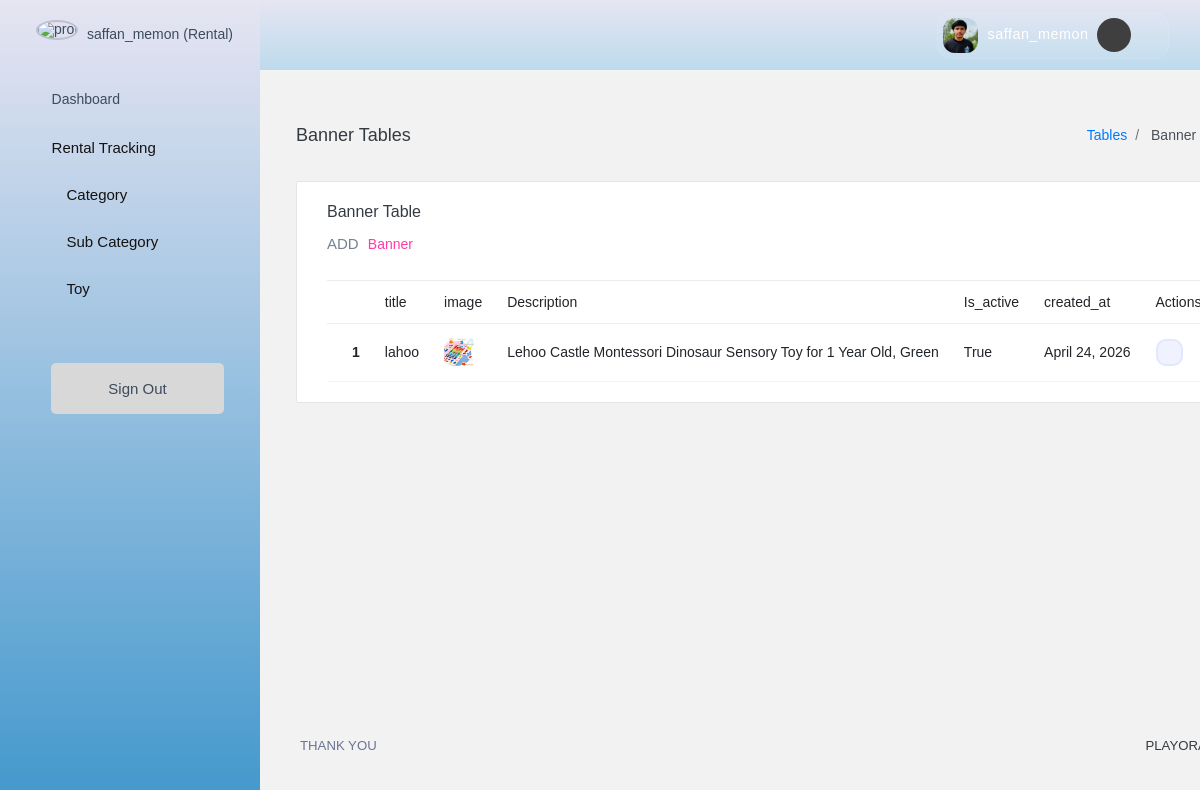
/adminapp/list_banner/ (signed in), run on the app's committed database.
### app_modules/userapp/models.py (models this page shows, shortened)
class CustomUser(AbstractUser):
    class Role(models.TextChoices):
        ADMIN = 'ADMIN', 'Admin'
        RENTAL = 'RENTAL', 'Rental'
        USER = 'USER', 'User'
    GENDER_CHOICES = [
        ('Male', 'Male'),
        ('Female', 'Female'),
        ('Other', 'Other'),
    ]
    email = models.EmailField(blank=True, null=True)
    phone = models.CharField(max_length=15, blank=True, null=True)
    address = models.TextField(blank=True, null=True)
    profile_image = models.ImageField(upload_to='profile_images/', blank=True, null=True)
    date_of_birth = models.DateField(blank=True, null=True)
    gender = models.CharField(max_length=10, choices=GENDER_CHOICES, blank=True, null=True)
    city = models.CharField(max_length=100, blank=True, null=True)
    state = models.CharField(max_length=100, blank=True, null=True)
    pincode = models.CharField(max_length=10, blank=True, null=True)
    emergency_contact = models.CharField(max_length=15, blank=True, null=True)
    alternate_phone = models.CharField(max_length=15, blank=True, null=True)
    role = models.CharField(max_length=10,choices=Role.choices,default=Role.USER)
    is_approved = models.BooleanField(default=True)
    created_at = models.DateTimeField(auto_now_add=True)
    updated_at = models.DateTimeField(auto_now=True)
    def __str__(self):
        return f"{self.username} ({self.get_role_display()})"

### app_modules/adminapp/models.py (models this page shows)
class banner(models.Model):
    title = models.CharField(max_length=100)
    image = models.FileField(upload_to='banner_image')
    description = models.TextField()
    is_active = models.BooleanField()
    created_at =models.DateField(null=True , blank=True)

### app_modules/adminapp/views.py (the view)
# urls.py: path('list_banner/',views.list_banner,name="list_banner"),
def list_banner(request):
    bann = models.banner.objects.all()
    context = {'bann': bann}
    return render (request,'tmp_admin/list_banner.html',context)

### cart/context_processor.py (called while the page is built)
def cart_total_amount(request):
    cart = Cart(request)
    wishlist = Wishlist(request)
    total_bill = 0
    count = 0
    for key, value in cart.cart.items():
        total_bill += float(value['price']) * int(value['quantity'])
        count += int(value['quantity'])
    return {
        'cart_total_amount': total_bill,
        'cart_count': count,
        'wishlist_count': len(wishlist.wishlist)
    }

### templates/tmp_admin/list_banner.html (shortened to what this page needs)
{% extends 'tmp_admin/master.html' %}
{% load static %}
{% block content %}
<div class="container-fluid page-body-wrapper">
    <div class="main-panel">
        <div class="content-wrapper">
            <div class="page-header">
                <h3 class="page-title">Banner Tables</h3>
                <nav aria-label="breadcrumb">
                    <ol class="breadcrumb">
                        <li class="breadcrumb-item"><a href="#">Tables</a></li>
                        <li class="breadcrumb-item active" aria-current="page"> Banner tables </li>
                    </ol>
                </nav>
            </div>
            <div class="row">
                <div class="col-lg-12 grid-margin stretch-card">
                    <div class="card">
                        <div class="card-body">
                            <h4 class="card-title">Banner Table</h4>
                            <p class="card-description"> ADD <code>Banner</code>
                            </p>
                            <div class="table-responsive">
                                <table class="table">
                                    <thead>
                                        <tr>
                                            <th></th>
                                            <th>title</th>
                                            <th>image</th>
                                            <th>Description</th>
                                            <th>Is_active</th>
                                            <th>created_at</th>
                                            <th>Actions</th>
                                        </tr>
                                    </thead>
                                    <tbody>
                                        {% for i in bann %}
                                        <tr>
                                            <th>{{forloop.counter}}</th>
                                            <td>{{i.title}}</td>
                                            <td><img src="{{i.image.url}}" height="20px" width="200px"></td>
                                            <td>{{i.description}}</td>
                                            <td>{{i.is_active}}</td>
                                            <td>{{i.created_at}}</td>
                                            <td>
                                                <div class="action-buttons">
                                                    <a href="{% url 'update_banner' i.id %}" class="btn-action-edit"
                                                        title="Edit">
                                                        <i class="fa fa-edit"></i>
                                                    </a>
                                                    <a href="{% url 'delete_banner' i.id %}" class="btn-action-delete"
                                                        title="Delete"
                                                        onclick="return confirm('Are you sure you want to delete this banner?');">
                                                    </a>
                                                </div>
                                            </td>
                                        </tr>
                                        {% endfor %}
                                    </tbody>
                                </table>
                            </div>
                        </div>
                    </div>
                </div>
            </div>
        </div>
    </div>
</div>
{% endblock %}

### templates/tmp_admin/master.html (shortened to what this page needs)
<!DOCTYPE html>
<html lang="en">
{%load static%}
<head>
  <link rel="stylesheet" href="{% static 'sta_admin/assets/vendors/mdi/css/materialdesignicons.min.css' %}" />
  <link rel="stylesheet" href="{% static 'sta_admin/assets/vendors/flag-icon-css/css/flag-icon.min.css' %}" />
  <link rel="stylesheet" href="{% static 'sta_admin/assets/vendors/css/vendor.bundle.base.css' %}" />
  <link rel="stylesheet" href="{% static 'sta_admin/assets/vendors/font-awesome/css/font-awesome.min.css' %}" />
  <link rel="stylesheet"
    href="{% static 'sta_admin/assets/vendors/bootstrap-datepicker/bootstrap-datepicker.min.css' %}" />
  <link rel="stylesheet" href="{% static 'sta_admin/assets/css/style.css' %}" />
</head>
<body>
  <div class="container-scroller">
    <nav class="sidebar sidebar-offcanvas">
      <ul class="nav">
        <li class="nav-item nav-profile">
          <a href="#" class="nav-link">
            <div class="nav-profile-image">
              <img src="{% static 'sta_admin/assets/images/image.png' %}" alt="profile" />
            </div>
            <div class="nav-profile-text d-flex flex-column pr-3">
              <span class="font-weight-medium mb-2">{{request.user}}</span>
            </div>
          </a>
        </li>
        <li class="nav-item">
          <a class="nav-link" href="{% url 'adminindex_view' %}">
            <i class="mdi mdi-home menu-icon"></i>
            <span class="menu-navbar-toggler">Dashboard</span>
          </a>
        </li>
        <li class="nav-item">
          <a class="nav-link" href="{% url 'rental_tracking_list_view' %}">
            <i class="mdi mdi-truck-delivery menu-icon"></i>
            <span class="menu-title">Rental Tracking</span>
          </a>
        </li>
        <div id="accordion">
          <button class="btn nav-item" data-toggle="collapse" data-target="#collapseOne" aria-expanded="false"
            aria-controls="collapseOne" style="padding-top: 10px; padding-bottom:10px">
            <i class="mdi mdi-folder-outline menu-icon"></i>
            <span class="menu-title">Category</span>
          </button>
        </div>
        <div id="accordion">
          <button class="btn nav-item" data-toggle="collapse" data-target="#collapseTwo" aria-expanded="false"
            aria-controls="collapseTwo" style="padding-top: 10px; padding-bottom:10px">
            <i class="mdi mdi-format-list-bulleted menu-icon"></i>
            <span class="menu-title">Sub Category</span>
          </button>
        </div>
        <div id="accordion">
          <button class="btn nav-item" data-toggle="collapse" data-target="#collapseThree" aria-expanded="false"
            aria-controls="collapseThree" style="padding-top: 10px; padding-bottom:10px">
            <i class="mdi mdi-puzzle menu-icon"></i>
            <span class="menu-title">Toy</span>
          </button>
        </div>
        <li class="nav-item sidebar-actions">
          <div class="nav-link">
            <div class="mt-4">
              <ul class="mt-4 pl-0">
                <li class="d-flex justify-content-center align-items-center bg-secondary"
                  style="text-align:center; margin-left:15px; border-radius:5px"><a class="nav-link"
                    href="{% url 'logout_view' %}">Sign Out</a></li>
              </ul>
            </div>
          </div>
        </li>
      </ul>
    </nav>
    <div class="container-fluid page-body-wrapper">
      <nav class="navbar col-lg-12 col-12 p-lg-0 fixed-top d-flex flex-row">
        <div class="navbar-menu-wrapper d-flex align-items-stretch justify-content-between"
          style="background: linear-gradient(to bottom, #e6e5f2, #4599cd5b);">
          <ul class="navbar-nav navbar-nav-right ml-lg-auto">
            <li class="nav-item nav-profile dropdown border-0">
              <a class="nav-link dropdown-toggle nav-user-capsule" id="profileDropdown" href="#" data-toggle="dropdown">
                {% if request.user.profile_image %}
                <img class="nav-profile-img" alt="" src="{{ request.user.profile_image.url }}" />
                {% else %}
                <img class="nav-profile-img" alt="" src="{% static 'sta_admin/assets/images/image.png' %}" />
                {% endif %}
                <span class="nav-user-name">{{request.user.username}}</span>
                <i class="mdi mdi-chevron-down dropdown-arrow"></i>
              </a>
            </li>
          </ul>
        </div>
      </nav>
      <div style="width: 100%;">
        {% block content %}
        {% endblock %}
        <footer class="footer">
          <div class="d-sm-flex justify-content-center justify-content-sm-between">
            <span class="text-muted d-block text-center text-sm-left d-sm-inline-block">THANK YOU </span>
            <span class="float-none float-sm-right d-block mt-1 mt-sm-0 text-center"> PLAYORA ADMIN
          </div>
        </footer>
      </div>
    </div>
  </div>
</body>
</html>

### templates/tmp_admin/master.html (style rules this page uses)
.page-body-wrapper { width: 100%; }
#accordion button i { font-size: 20px; line-height: 1; margin-right: 10px; color: #423a8e; }
#accordion button span { color: #141212 !important; display: inline-block !important; font-size: 15px !important; line-height: 1 !important; vertical-align: middle !important; font-weight: normal !important; }
.btn-action-edit, .btn-action-delete { display: inline-flex; align-items: center; justify-content: center; width: 27px; height: 27px; min-width: 27px; min-height: 27px; padding: 0; border-radius: 10px; text-decoration: none; transition: all 0.3s ease; }
.btn-action-edit { background-color: #f0f3ff !important; color: #322cb1 !important; border: 2px solid #e0e7ff !important; }
.nav-user-capsule { background: rgba(255, 255, 255, 0.05); border: 1px solid rgba(255, 255, 255, 0.1); border-radius: 15px; padding: 5px 15px 5px 5px !important; display: flex; align-items: center; transition: all 0.3s ease; }
.nav-user-name { font-family: 'Fredoka+One', sans-serif; color: white !important; font-size: 0.9rem; letter-spacing: 0.5px; margin-left: 10px; }
.nav-profile-img { width: 35px !important; height: 35px !important; border-radius: 12px !important; object-fit: cover; }
.dropdown-arrow { color: #ff4907; font-size: 1rem; margin-left: 8px; }
.btn-action-edit i, .btn-action-delete i { font-size: 18px !important; line-height: 1; }
.action-buttons { display: flex; gap: 15px; align-items: center; }

### data on the page
CustomUser: user "saffan_memon (Rental)", user.profile_image (picture), user.username "saffan_memon"
banner: title "lahoo", image (picture), description "Lehoo Castle Montessori Dinosaur Sensory Toy for 1 Year Old, Green", is_active "True", created_at "April 24, 2026"
